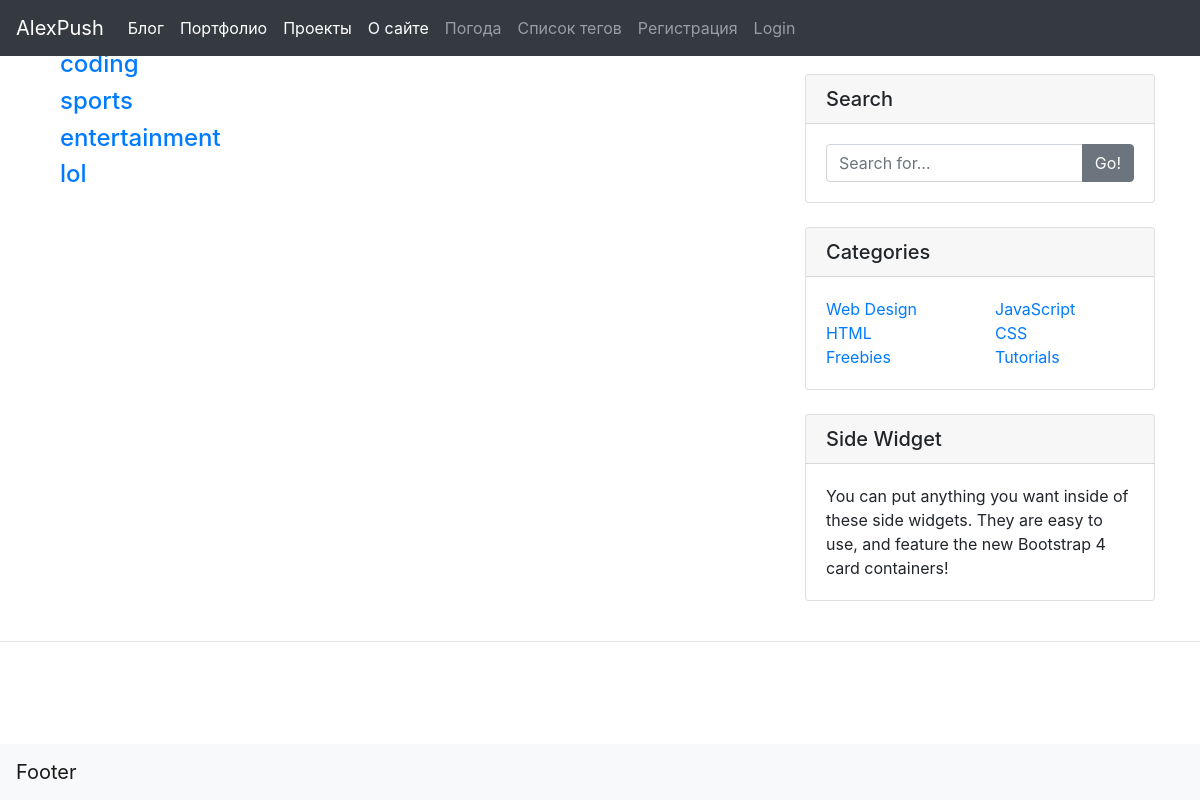
The page /blog/category-list on the database as committed earlier.
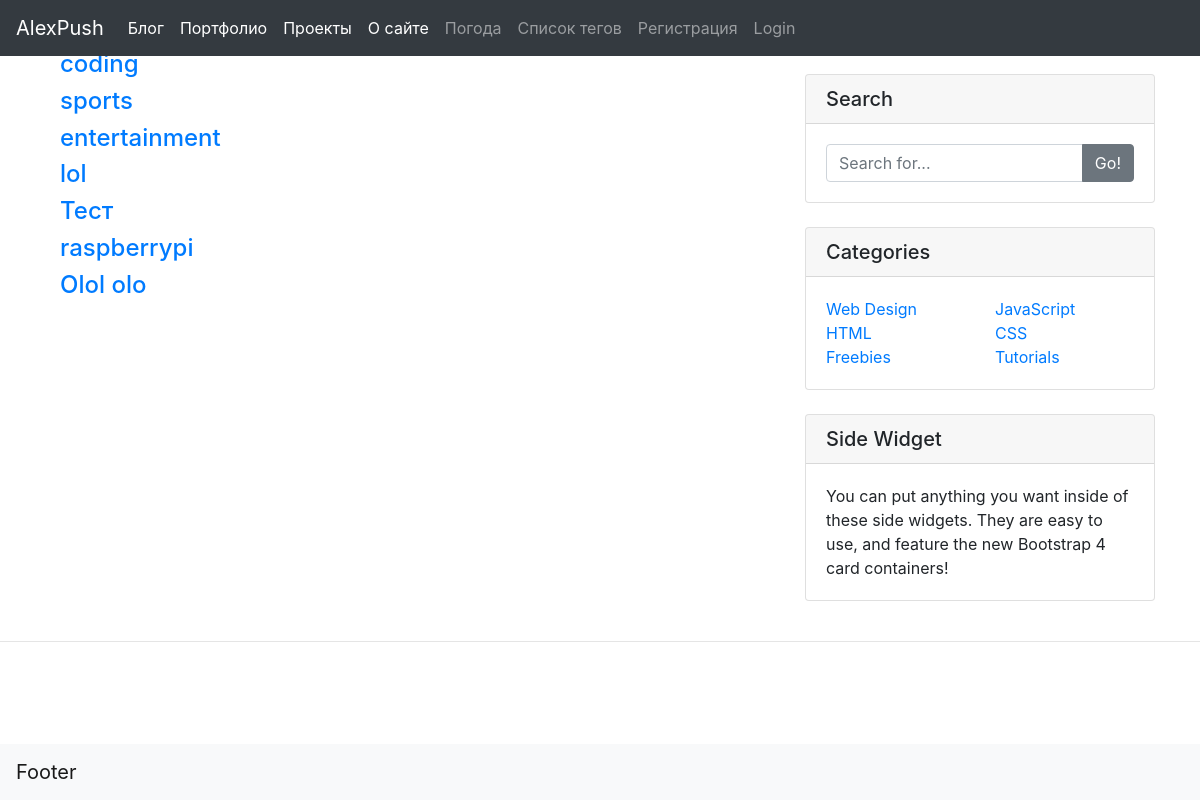
The same page on the database as committed later.
### blog/models.py (models this page shows, shortened)
class Category(models.Model):
    name = models.CharField(max_length=255)
    def __str__(self):
        return str(self.name)

### blog/views.py (the view)
# urls.py: path('category-list', CategoryListView, name='category-list'),
def CategoryListView(request):
    cat_menu_list = Category.objects.all()
    return render(request, 'blog/category_list.html',{'cat_menu_list':cat_menu_list})

### blog/templates/blog/category_list.html (shortened to what this page needs)
{% extends 'home_pages/main.html' %}
{% block content %}
<div>
  {% for i in cat_menu_list %}
  <div class="col-lg-8">
      <h4> <a href="{% url 'category' i%}">{{ i }}</a></h4>
  </div>
  {% endfor %}
</div>
{% endblock %}

Rows that differ between the two databases and show on the page:
added Category: name "Тест"
added Category: name "raspberrypi"
added Category: name "Olol olo"
